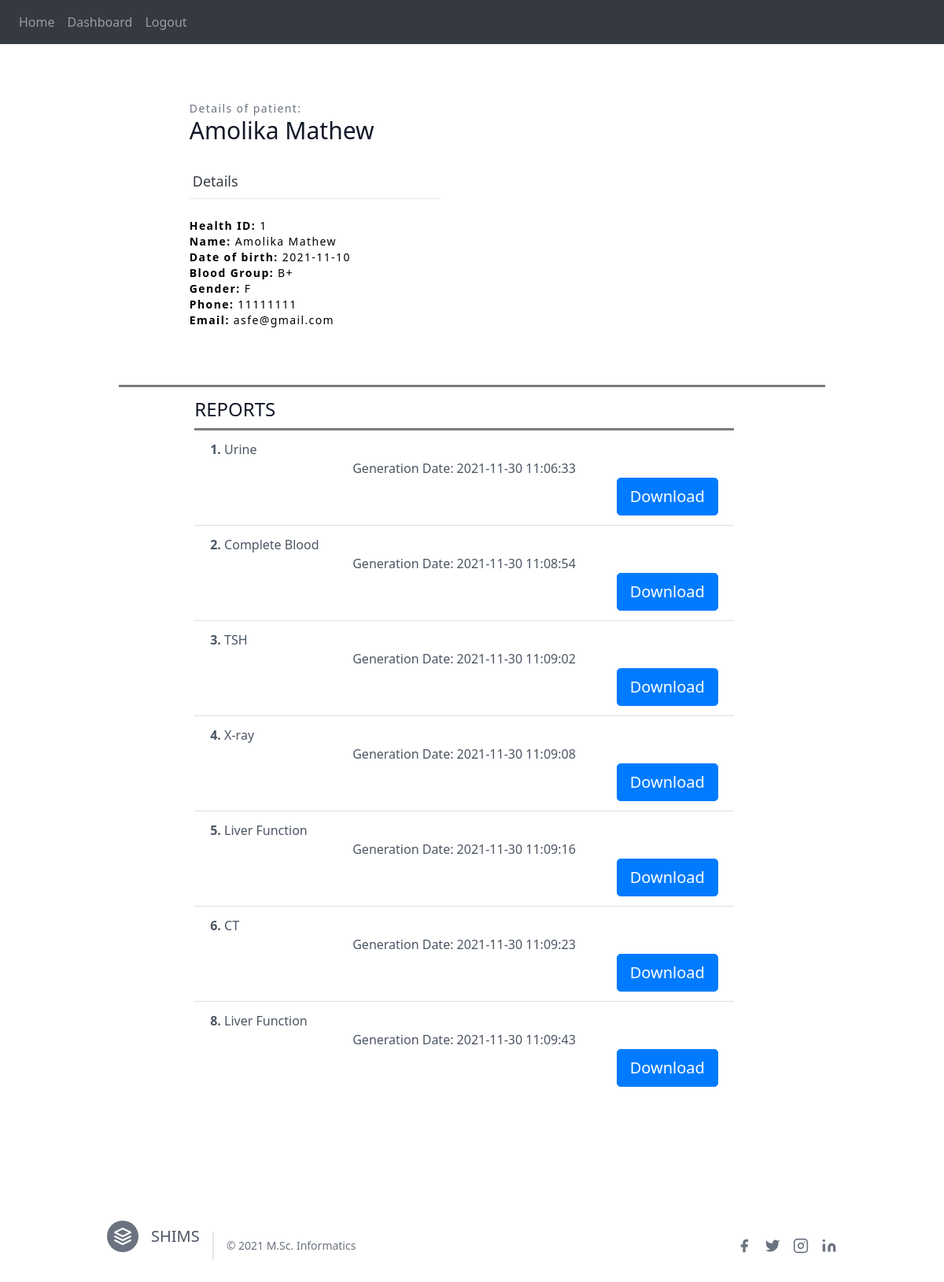
The page /patient-reports (signed in) on the database as committed earlier.
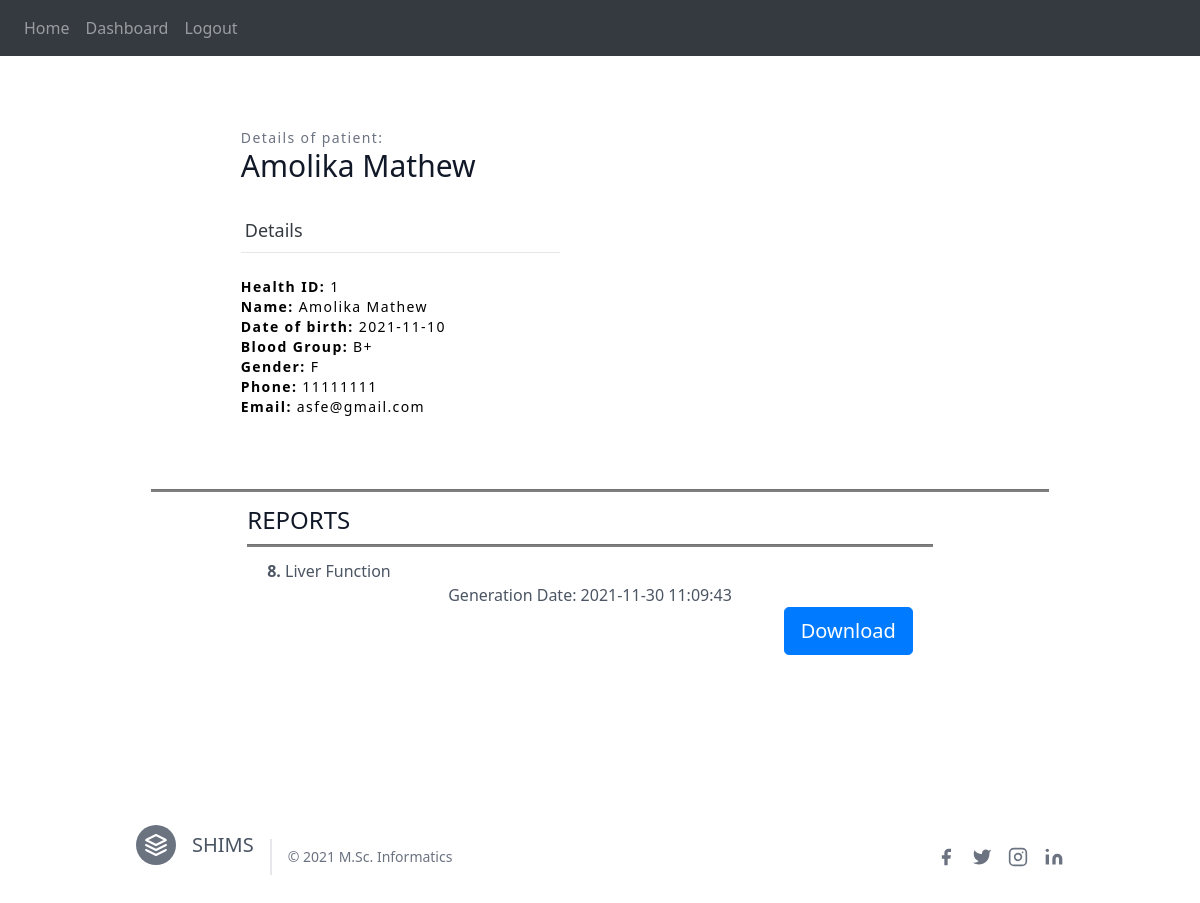
The same page on the database as committed later.
### website/models.py (models this page shows, shortened)
class User(db.Model, UserMixin):
    id = db.Column(db.Integer, primary_key=True)
    name = db.Column(db.String(150))
    date_of_birth = db.Column(db.String(10), nullable=True)
    blood_group = db.Column(db.String(3), nullable=True)
    gender = db.Column(db.String(6), nullable=True)
    phone = db.Column(db.String(12))
    email = db.Column(db.String(150), unique=True)
    password = db.Column(db.String(150))
    profession = db.Column(db.String(1))
    designation = db.Column(db.String(25), nullable=True)
    department = db.Column(db.String(60), nullable=True)
    reports = db.relationship('Report')

class Report(db.Model):
    report_id = db.Column(db.Integer, primary_key=True)
    patient_id = db.Column(db.Integer, db.ForeignKey('user.id'))
    type_of_report = db.Column(db.String(256))
    generation_date = db.Column(db.DateTime(timezone=True), default=func.now())
    file = db.Column(db.LargeBinary)

### website/views.py (the view)
@views.route('/patient-reports')
@login_required
def patient_reports():
    if(current_user.profession=="P"):
        return render_template("patient_reports.html", user=current_user)
    else:
        flash("You can't access the page without authorization !!!", 'error')
        return render_template("home.html", user=current_user)

### website/__init__.py (called while the page is built)
def create_app():
    app = Flask(__name__)
    app.config['SECRET_KEY'] = 'bewufvcn rwhvnirwvinw'
    app.config['SQLALCHEMY_DATABASE_URI'] = f'sqlite:///{DB_NAME}'
    db.init_app(app)
    from .views import views
    from .auth import auth
    app.register_blueprint(views, url_prefix='/')
    app.register_blueprint(auth, url_prefix='/')
    from .models import Report, User
    create_database(app)
    login_manager = LoginManager(app)
    login_manager.login_view = 'views.home'
    login_manager.init_app(app)
    @login_manager.user_loader
    def load_user(id):
        return User.query.get(int(id))
    return app

### website/templates/patient_reports.html (shortened to what this page needs)
{% extends "base.html" %}
{% block content %}
<section class="text-gray-600 body-font overflow-hidden">
    <div class="container px-5 py-5 mx-auto">
      <div class="lg:w-4/5 mx-auto flex flex-wrap">
        <div class="lg:w-1/2 w-full lg:pr-10 lg:py-6 mb-6 lg:mb-0">
          <h2 class="text-sm title-font text-gray-500 tracking-widest">Details of patient:</h2>
          <h1 class="text-gray-900 text-3xl title-font font-medium mb-4">{{user.name}}</h1>
          <div class="flex mb-4">
            <h1 class="flex-grow text-dark border-b py-2 text-lg px-1">Details</h1>
          </div>
          <h3 class="text-sm title-font text-black tracking-widest"><b>Health ID: </b>{{user.id}}</h3>
          <h3 class="text-sm title-font text-black tracking-widest"><b>Name: </b>{{user.name}}</h3>
          <h3 class="text-sm title-font text-black tracking-widest"><b>Date of birth: </b>{{user.date_of_birth}}</h3>
          <h3 class="text-sm title-font text-black tracking-widest"><b>Blood Group: </b>{{user.blood_group}}</h3>
          <h3 class="text-sm title-font text-black tracking-widest"><b>Gender: </b>{{user.gender}}</h3>
          <h3 class="text-sm title-font text-black tracking-widest"><b>Phone: </b>{{user.phone}}</h3>
          <h3 class="text-sm title-font text-black tracking-widest"><b>Email: </b>{{user.email}}</h3>
          <br>
          <br>
        </div>
      </div>
      <hr style="height:2px;color:black;background-color:gray">
      <div class="container px-2 py-1 mx-auto">
        <div class="lg:w-4/5 mx-auto flex flex-wrap">
          <div class="lg:w-6/6 w-full lg:pr-5 lg:py-2 mb-2 lg:mb-0">
            <h1 class="text-gray-900 text-2xl title-font font-medium mb-2">REPORTS</h1>
            <hr style="height:2px;color:black;background-color:gray">
            <div>
              <ul class="list-group list-group-flush" id="reports">
                {% for report in user.reports %}
                <li class="list-group-item">
                  <div>
                    <div class="text-left">
                      <b>{{report.report_id}}{{"."}}</b>
                      {{report.type_of_report}}
                    </div>
                  </div>
                  <div class="text-center">
                    {{"Generation Date: "}}
                    {{report.generation_date}}
                  </div>
                  <div class="text-right">
                      <button type="button" class="btn btn-primary btn-lg" onClick="downloadReport({{report.report_id}})">Download</button>
                  </div>
                </li>
                {% endfor %}
              </ul>
            </div>
            <br>
            <br>
          </div>
        </div>
    </div>
  </section>
{% endblock %}

### website/templates/base.html (shortened to what this page needs)
<!DOCTYPE html>
<html>
  <head>
    <link
      rel="stylesheet"
      href="https://stackpath.bootstrapcdn.com/bootstrap/4.4.1/css/bootstrap.min.css"
    />
    <link
      rel="stylesheet"
      href="https://stackpath.bootstrapcdn.com/font-awesome/4.7.0/css/font-awesome.min.css"
    />
    <link href="https://unpkg.com/tailwindcss@^2/dist/tailwind.min.css" rel="stylesheet">
  </head>
  <body>
    {% block navbar %}
    <nav class="navbar navbar-expand-lg navbar-dark bg-dark">
      <div class="collapse navbar-collapse" id="navbar">
        <div class="navbar-nav">
        {% if user.is_authenticated %}
        <a class="nav-item nav-link" id="home" href="/">Home</a>
          {% if user.profession=="P" %}
          <a class="nav-item nav-link" id="dashboard" href="/patient-dashboard">Dashboard</a>
          {% elif user.profession == "D" %}
          <a class="nav-item nav-link" id="dashboard" href="/doctor-dashboard">Dashboard</a>
          {% else %}
          <a class="nav-item nav-link" id="dashboard" href="/admin-dashboard">Dashboard</a>
          {% endif %}
        <a class="nav-item nav-link" id="logout" href="/logout">Logout</a>
        {% else %}
        <a class="nav-item nav-link" id="home" href="/">Home</a>
        <a class="nav-item nav-link" id="patient" href="/patient-landing">Patient</a>
        <a class="nav-item nav-link" id="doctor" href="/doctor-landing">Doctor</a>
        <a class="nav-item nav-link" id="admin" href="/admin-landing">Admin</a>
        {% endif %}
        </div>
      </div>
    </nav>
    {% endblock %}
    <div class="container">
    {% block content %}
    {% endblock %}
    </div>
    <footer class="text-gray-600 body-font">
      <div class="container px-5 py-8 mx-auto flex items-center sm:flex-row flex-col">
        <a class="flex title-font font-medium items-center md:justify-start justify-center text-gray-900">
          <svg xmlns="http://www.w3.org/2000/svg" fill="none" stroke="currentColor" stroke-linecap="round" stroke-linejoin="round" stroke-width="2" class="w-10 h-10 text-white p-2 bg-gray-500 rounded-full" viewBox="0 0 24 24">
            <path d="M12 2L2 7l10 5 10-5-10-5zM2 17l10 5 10-5M2 12l10 5 10-5"></path>
          </svg>
          <span class="ml-3 text-xl">SHIMS</span>
        </a>
        <p class="text-sm text-gray-500 sm:ml-4 sm:pl-4 sm:border-l-2 sm:border-gray-200 sm:py-2 sm:mt-0 mt-4">© 2021 M.Sc. Informatics
        </p>
        <span class="inline-flex sm:ml-auto sm:mt-0 mt-4 justify-center sm:justify-start">
          <a href="https:www.facebook.com" target="_blank" class="text-gray-500">
            <svg fill="currentColor" stroke-linecap="round" stroke-linejoin="round" stroke-width="2" class="w-5 h-5" viewBox="0 0 24 24">
              <path d="M18 2h-3a5 5 0 00-5 5v3H7v4h3v8h4v-8h3l1-4h-4V7a1 1 0 011-1h3z"></path>
            </svg>
          </a>
          <a href="https:www.twitter.com" target="_blank" class="ml-3 text-gray-500">
            <svg fill="currentColor" stroke-linecap="round" stroke-linejoin="round" stroke-width="2" class="w-5 h-5" viewBox="0 0 24 24">
              <path d="M23 3a10.9 10.9 0 01-3.14 1.53 4.48 4.48 0 00-7.86 3v1A10.66 10.66 0 013 4s-4 9 5 13a11.64 11.64 0 01-7 2c9 5 20 0 20-11.5a4.5 4.5 0 00-.08-.83A7.72 7.72 0 0023 3z"></path>
            </svg>
          </a>
          <a href="https:www.instagram.com" target="_blank" class="ml-3 text-gray-500">
            <svg fill="none" stroke="currentColor" stroke-linecap="round" stroke-linejoin="round" stroke-width="2" class="w-5 h-5" viewBox="0 0 24 24">
              <rect width="20" height="20" x="2" y="2" rx="5" ry="5"></rect>
              <path d="M16 11.37A4 4 0 1112.63 8 4 4 0 0116 11.37zm1.5-4.87h.01"></path>
            </svg>
          </a>
          <a href="https:www.linkedin.com" target="_blank" class="ml-3 text-gray-500">
            <svg fill="currentColor" stroke="currentColor" stroke-linecap="round" stroke-linejoin="round" stroke-width="0" class="w-5 h-5" viewBox="0 0 24 24">
              <path stroke="none" d="M16 8a6 6 0 016 6v7h-4v-7a2 2 0 00-2-2 2 2 0 00-2 2v7h-4v-7a6 6 0 016-6zM2 9h4v12H2z"></path>
              <circle cx="4" cy="4" r="2" stroke="none"></circle>
            </svg>
          </a>
        </span>
      </div>
    </footer>
  </body>
</html>

Rows that differ between the two databases and show on the page:
removed Report: report_id "1", value ".", type_of_report "Urine", value "Generation Date:", generation_date "2021-11-30 11:06:33"
removed Report: report_id "2", value ".", type_of_report "Complete Blood", value "Generation Date:", generation_date "2021-11-30 11:08:54"
removed Report: report_id "3", value ".", type_of_report "TSH", value "Generation Date:", generation_date "2021-11-30 11:09:02"
removed Report: report_id "4", value ".", type_of_report "X-ray", value "Generation Date:", generation_date "2021-11-30 11:09:08"
removed Report: report_id "5", value ".", type_of_report "Liver Function", value "Generation Date:", generation_date "2021-11-30 11:09:16"
removed Report: report_id "6", value ".", type_of_report "CT", value "Generation Date:", generation_date "2021-11-30 11:09:23"
